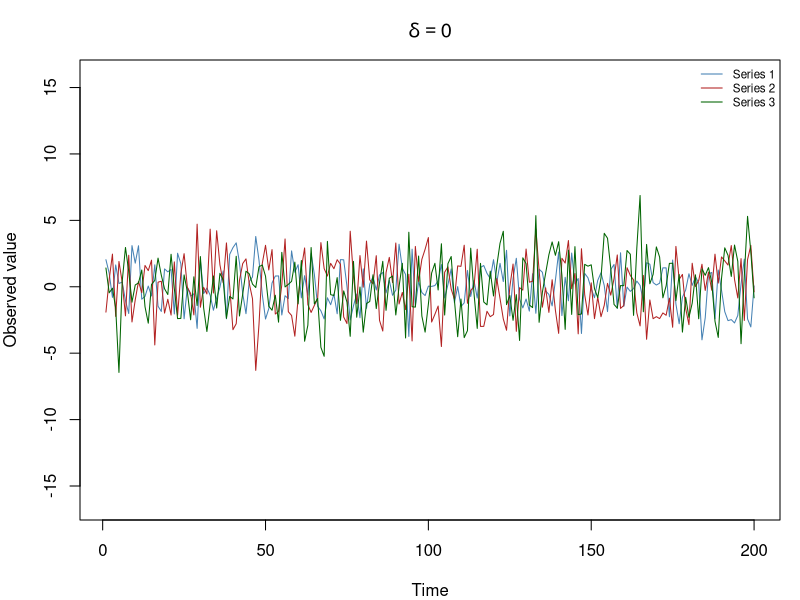
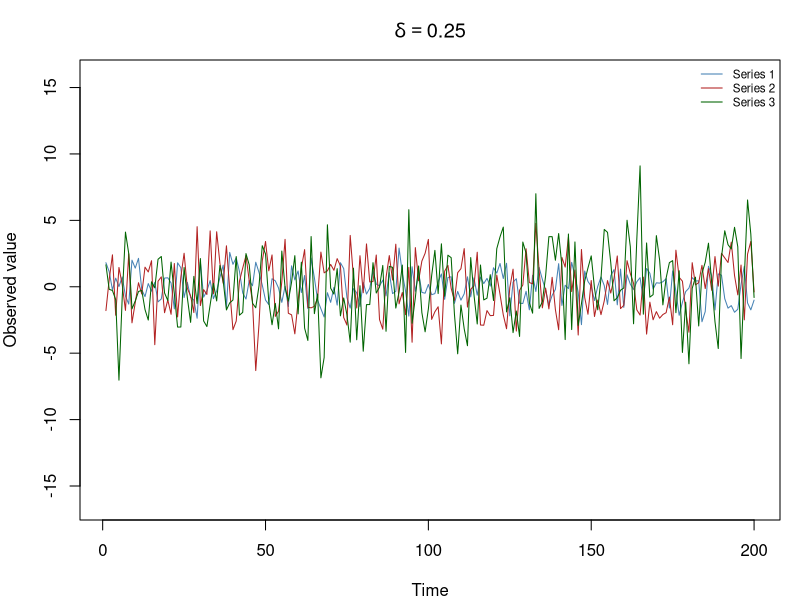
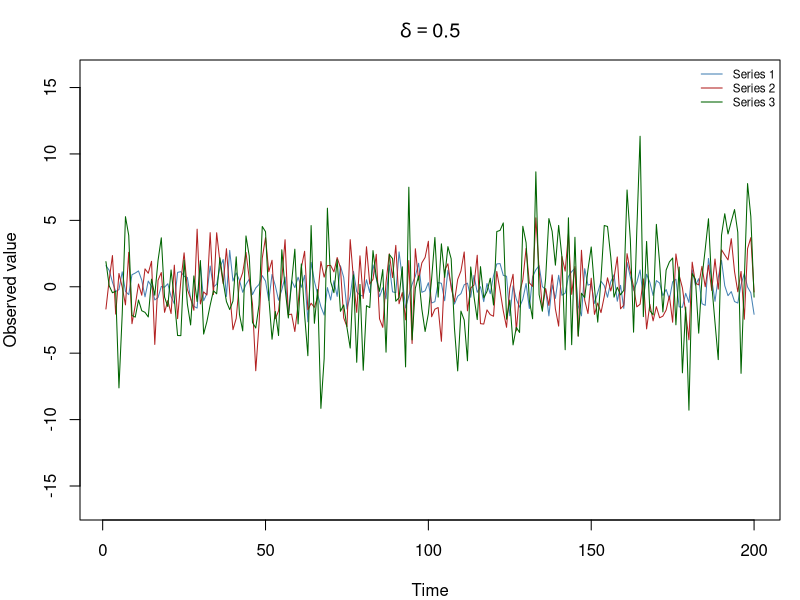
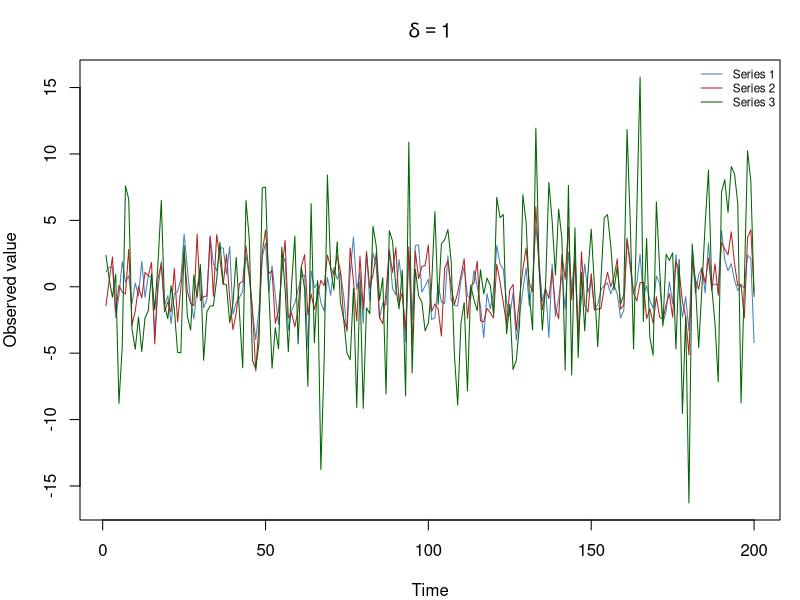
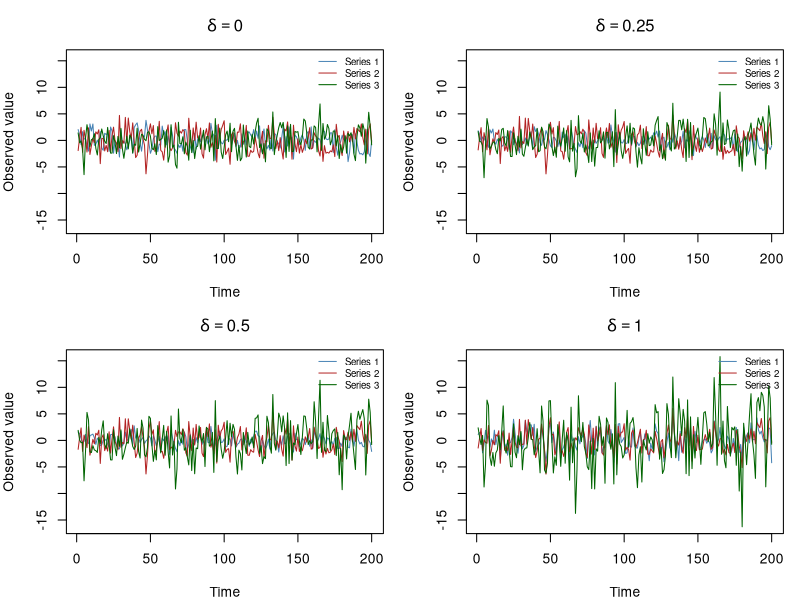
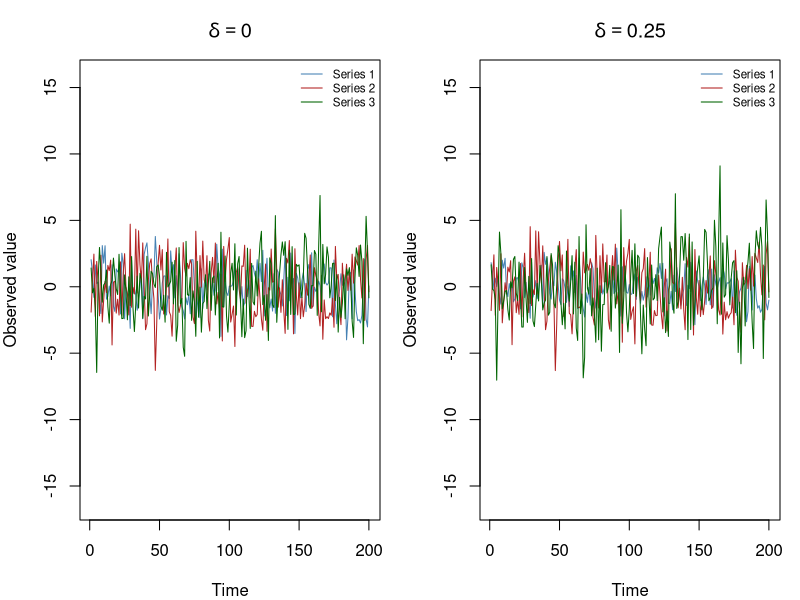
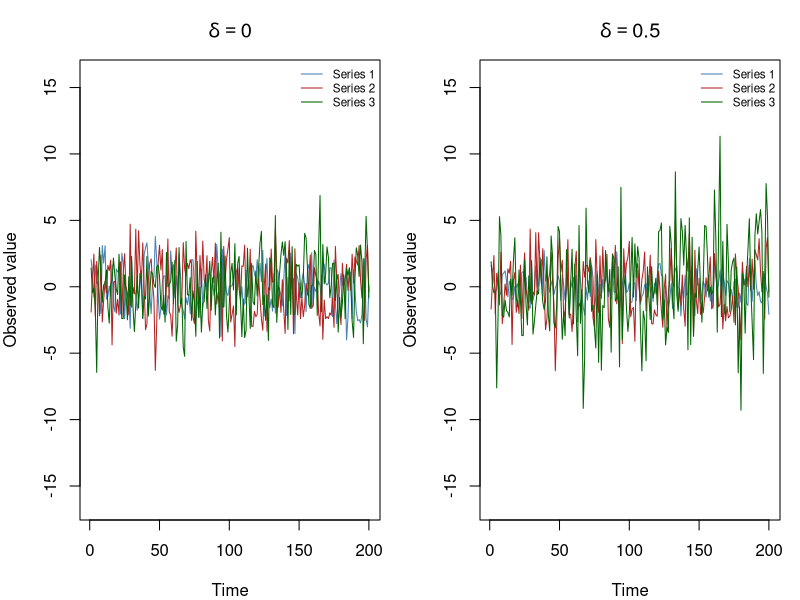
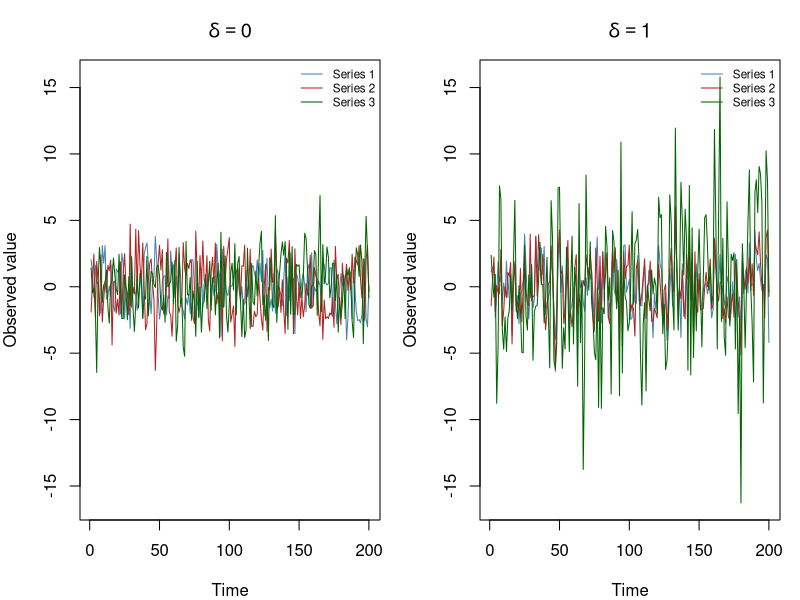

Write R code to recreate these figures, in order.
# This code is for the simulated data based off some factor models as seen in Duker and Pipiras (2024)

# set seed
set.seed(293) # Used class number as the seed

# Define the factor models

# Number of variables, observations, and factors
d <- 200 
T <- 200
r <- 3

# Significance level
alpha <- 0.05

# Magnitudes of departure from the null
delta_values <- c(0, 0.25, 0.50, 1)

# Use delta = 0.25 for the example
example_j <- which(delta_values == 0.25)

# First loading matrix and a random perturbation matrix
Lambda1 <- matrix(rnorm(d * r), nrow = d, ncol = r)
B <- matrix(rnorm(d * r), nrow = d, ncol = r)

# Nonsingular transformation: rescales the three loading columns
Phi <- diag(c(0.8, 1, 1.2))

# Generate independent standard normal factors
F1 <- matrix(rnorm(T * r), nrow = T, ncol = r)
F2 <- matrix(rnorm(T * r), nrow = T, ncol = r)

# Generate independent standard normal errors
E1 <- matrix(rnorm(T * d), nrow = T, ncol = d)
E2 <- matrix(rnorm(T * d), nrow = T, ncol = d)

# Generate the first dataset and subtract each column's mean
X1 <- F1 %*% t(Lambda1) + E1
X1 <- scale(X1, center = TRUE, scale = FALSE)

# Store one loading matrix and dataset for each delta
Lambda2 <- vector("list", length(delta_values))
X2 <- vector("list", length(delta_values))

for (j in seq_along(delta_values)) {
  delta <- delta_values[j]
  
  # delta = 0 satisfies the null; positive delta adds a perturbation
  Lambda2[[j]] <- Lambda1 %*% Phi + delta * B
  
  # Generate and center the second dataset
  X2[[j]] <- F2 %*% t(Lambda2[[j]]) + E2
  X2[[j]] <- scale(X2[[j]], center = TRUE, scale = FALSE)
}


# Visualization of Data

# Calculate the projection matrix for the first loading space.
Q1 <- qr.Q(qr(Lambda1))
P1 <- Q1 %*% t(Q1)

# Calculate P2 - P1 for each delta.
projection_differences <- vector("list", length(delta_values))

for (j in seq_along(delta_values)) {
  Q2 <- qr.Q(qr(Lambda2[[j]]))
  P2 <- Q2 %*% t(Q2)
  
  projection_differences[[j]] <- P2 - P1
}

# The first 3 factors
series_colors <- c("steelblue", "firebrick", "darkgreen")

# Use the same vertical limits across all series plots.
series_limits <- range(
  unlist(lapply(X2, function(X) X[, 1:3]))
)

# Display the first 30 variables in each projection heatmap.
n_show <- min(30, d)

# Use the same color scale across all projection plots.
# Blue = negative difference; white = zero; red = positive difference.
projection_colors <- colorRampPalette(
  c("blue", "white", "red")
)(101)

color_limit <- max(abs(unlist(projection_differences)))
color_limit <- max(color_limit, .Machine$double.eps)


# Function for one observed-series plot

# j identifies the delta scenario to display.
plot_series <- function(j) {
  matplot(
    1:T,
    X2[[j]][, 1:3],
    type = "l",
    lty = 1,
    col = series_colors,
    ylim = series_limits,
    xlab = "Time",
    ylab = "Observed value",
    main = bquote(delta == .(delta_values[j]))
  )
  
  legend(
    "topright",
    legend = paste("Series", 1:3),
    col = series_colors,
    lty = 1,
    bty = "n",
    cex = 0.7
  )
}


# Function for one projection-difference plot

plot_projection <- function(j) {
  image(
    1:n_show,
    1:n_show,
    projection_differences[[j]][1:n_show, 1:n_show],
    col = projection_colors,
    zlim = c(-color_limit, color_limit),
    xlab = "Variable",
    ylab = "Variable",
    main = bquote(P[2] - P[1] ~ ":" ~ delta == .(delta_values[j]))
  )
}


# Display all layouts

show_figures <- function(plot_function) {
  
  old_par <- par(no.readonly = TRUE)
  on.exit(par(old_par))
  
  # Find the scenario corresponding to delta = 0.
  zero <- which(delta_values == 0)
  
  # Each delta as a separate figure.
  par(mfrow = c(1, 1), mar = c(4, 4, 3, 1))
  
  for (j in seq_along(delta_values)) {
    plot_function(j)
  }
  
  # All four deltas in a 2 x 2 figure.
  par(mfrow = c(2, 2), mar = c(4, 4, 3, 1))
  
  for (j in seq_along(delta_values)) {
    plot_function(j)
  }
  
  # Compare delta = 0 with each positive delta (Pairs)
  for (j in which(delta_values > 0)) {
    par(mfrow = c(1, 2), mar = c(4, 4, 3, 1))
    
    plot_function(zero)
    plot_function(j)
  }
}


#Display data figures
show_figures(plot_series)


# Display the heatmap figures
show_figures(plot_projection)
